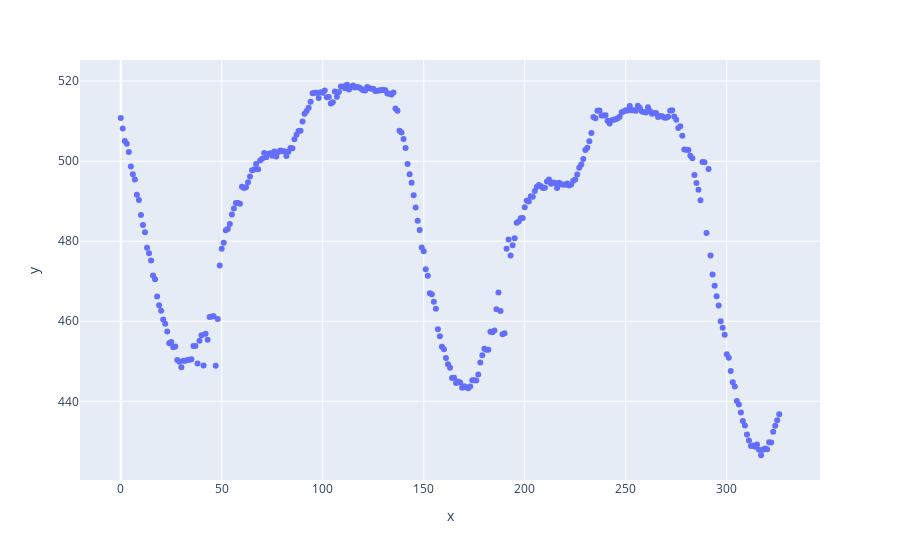

Notebook code cell kept with this figure:
### Code cell
fig = px.scatter(y=angles['L_1stToe_Pos'][:,1])
fig.show()

### Figure 1 — Plotly figure (JSON) as saved in the notebook; plotly's stock layout.template omitted (floating-point values rounded to 4 significant figures; data arrays with more than 128 entries replaced by an {"elided": "..."} marker saying what was removed)
{"data": [{"hovertemplate": "x=%{x}<br>y=%{y}<extra></extra>", "legendgroup": "", "marker": {"color": "#636efa", "symbol": "circle"}, "mode": "markers", "name": "", "orientation": "v", "showlegend": false, "type": "scatter", "x": {"elided": "327 int values"}, "xaxis": "x", "y": {"elided": "327 float values"}, "yaxis": "y"}], "layout": {"legend": {"tracegroupgap": 0}, "margin": {"t": 60}, "xaxis": {"anchor": "y", "domain": [0, 1], "title": {"text": "x"}}, "yaxis": {"anchor": "x", "domain": [0, 1], "title": {"text": "y"}}}}
